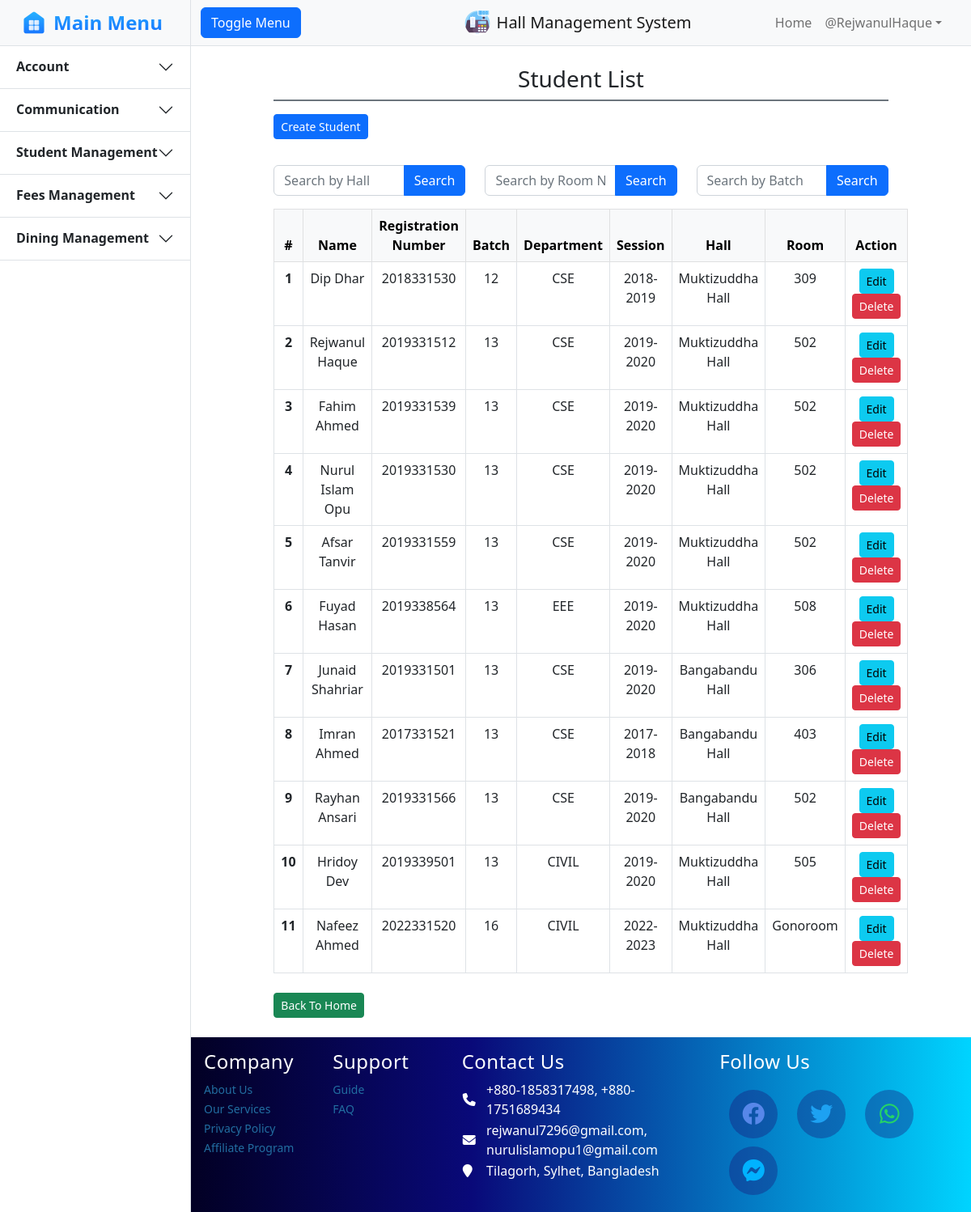
The app's page /student/index/ (signed in) with its own data.
### HallManagementApp/models.py (models this page shows, shortened)
class Student(models.Model):
    room = models.ForeignKey(Room, on_delete=models.SET_NULL, blank = True, null=True)
    userprofile = models.OneToOneField(UserProfile, on_delete=models.SET_NULL, blank=True, null=True)
    name = models.CharField(max_length=100)
    registration_number = models.CharField(max_length=20)
    batch = models.ForeignKey(Batch, on_delete=models.RESTRICT)
    department = models.ForeignKey(Department, on_delete=models.RESTRICT)
    session = models.ForeignKey(Session, on_delete=models.RESTRICT)
    status = models.CharField(choices=STATUS, max_length=20)

class Batch(models.Model):
    name = models.CharField(max_length=50)

class Department(models.Model):
    name = models.CharField(max_length=100)

class Session(models.Model):
    name = models.CharField(max_length=50)

class Room(models.Model):
    hall = models.ForeignKey(Hall, on_delete=models.RESTRICT)
    name = models.CharField(max_length=50)

class Hall(models.Model):
    name = models.CharField(max_length=50)
    def __str__(self):
        return f"{self.name}"

### core/decorators.py (the view)
        def wrapper_func(request, *args, **kwargs):
            group = None
            if request.user.groups.exists():
                group = request.user.groups.all()[0].name
            else:
                return redirect("login")
            if group in allowed_roles:
                return view_func(request, *args, **kwargs)
            else:
                return HttpResponse("You are not authorized to access this page.!!")

### HallManagementApp/templates/studentList1.html (shortened to what this page needs)
{% extends 'core/base/base.html' %}
{% block body %}
<section class="py-4 px-4">
    <div class="row">
        <div class="container col-sm-10">
            <div class="pb-2 d-flex justify-content-center align-items-center border-bottom border-secondary border-2">
                <h3 class="m-0 mx-2">Student List</h3>
            </div>
            <div class="mt-3">
                <a class="btn btn-sm btn-primary" href="{% url 'create_student' %}">Create Student</a>
            </div>
            <div class="mt-3">
                <form method="GET" action="">
                    <div class="row">
                        <div class="mt-3">
                            <form method="GET" action="">
                                <div class="row">
                                    <div class="col-md-4">
                                        <div class="input-group">
                                            <input type="text" class="form-control" placeholder="Search by Hall" name="search_hall_name">
                                            <button type="submit" class="btn btn-primary">Search</button>
                                        </div>
                                    </div>
                                    <div class="col-md-4">
                                        <div class="input-group">
                                            <input type="text" class="form-control" placeholder="Search by Room Number" name="search_room_number">
                                            <button type="submit" class="btn btn-primary">Search</button>
                                        </div>
                                    </div>
                                    <div class="col-md-4">
                                        <div class="input-group">
                                            <input type="text" class="form-control" placeholder="Search by Batch" name="search_batch">
                                            <button type="submit" class="btn btn-primary">Search</button>
                                        </div>
                                    </div>
                                </div>
                            </form>
                        </div>
            <div class="mt-3">
                <table class="table table-bordered table-hover text-center">
                    <thead class="table-light">
                        <tr>
                            <th scope="col">#</th>
                            <th>Name</th>
                            <th>Registration Number</th>
                            <th>Batch</th>
                            <th>Department</th>
                            <th>Session</th>
                            <th>Hall</th>
                            <th>Room</th>
                            <th scope="col" class="text-center">Action</th>
                        </tr>
                    </thead>
                    <tbody>
                        {% for student in students %}
                        <tr>
                            <th scope="row">{{forloop.counter}}</th>
                            <td>{{ student.name }}</td>
                            <td>{{ student.registration_number }}</td>
                            <td>{{ student.batch.name }}</td>
                            <td>{{ student.department.name }}</td>
                            <td>{{ student.session.name }}</td>
                            <td>{{ student.room.hall }}</td>
                            <td>{{ student.room.name }}</td>
                            <td class="text-center">
                                <a class="btn btn-sm btn-info" href="{% url 'edit_student' student.id %}">Edit</a>
                                <form method="POST" class="d-inline" onsubmit="return confirm('Are you sure you want to delete?');" action="{% url 'delete_student' %}">
                                    <button class="btn btn-sm btn-danger" type="submit" >Delete</button>
                                </form>
                            </td>
                        </tr>
                        {% endfor %}
                    </tbody>
                </table>
            </div>
            <div class="">
                <div class="col-md-12 text-left pt-2">
                    <a class="btn btn-success btn-sm" href="/home/">Back To Home</a>
                </div>
            </div>
        </div>
    </div>
</section>
{% endblock %}

### core/static/templates/core/base/base.html (shortened to what this page needs)
{% load static %}
<!DOCTYPE html>
<html lang="en">
    <head>
        <link rel="stylesheet" href="https://cdnjs.cloudflare.com/ajax/libs/font-awesome/6.2.0/css/all.min.css" />
        <link rel="stylesheet" href="https://cdn.jsdelivr.net/npm/bootstrap-icons@1.9.1/font/bootstrap-icons.css">
        <link href="https://cdn.jsdelivr.net/npm/bootstrap@5.2.1/dist/css/bootstrap.min.css" rel="stylesheet">
        <link href="{% static 'core\css\base.css' %}" rel="stylesheet" />
    </head>
    <body>
        <div class="d-flex" id="wrapper">
            <div class="border-end bg-white" id="sidebar-wrapper">
                <div class="sidebar-heading bg-light" style="padding: 8px 0px;">
                    <a href="/" style="padding: 2px;" class="d-flex justify-content-center align-items-center mb-3 mb-md-0 me-md-auto text-dark text-decoration-none">
                        <img src="{% static 'core\images\home.png' %}" alt="" width="32" height="32">
                        <span class="fs-4 fw-bold text-primary mx-2" height="40"
                            style="background: #27B0FF;
                            background: linear-gradient(to bottom, #27B0FF 0%, #187BFF 75%);
                            -webkit-background-clip: text;
                            -webkit-text-fill-color: transparent;">Main Menu</span>
                    </a>
                </div>
                <div class="accordion accordion-flush" id="accordionFlushExample" style="width: 235px;">
                    <div class="accordion-item">
                        <h2 class="accordion-header " id="flush-headingOne">
                            <button class="accordion-button fw-semibold collapsed" type="button" data-bs-toggle="collapse" data-bs-target="#flush-collapseOne" aria-expanded="false" aria-controls="flush-collapseOne">
                                Account
                            </button>
                        </h2>
                    </div>
                    <div class="accordion-item">
                        <h2 class="accordion-header" id="flush-headingTwo">
                            <button class="accordion-button fw-semibold collapsed" type="button" data-bs-toggle="collapse" data-bs-target="#flush-collapseTwo" aria-expanded="false" aria-controls="flush-collapseTwo">
                                Communication
                            </button>
                        </h2>
                    </div>
                    <div class="accordion-item">
                        <h2 class="accordion-header" id="flush-headingThree">
                            <button class="accordion-button fw-semibold collapsed" type="button" data-bs-toggle="collapse" data-bs-target="#flush-collapseThree" aria-expanded="false" aria-controls="flush-collapseThree">
                                Student Management
                            </button>
                        </h2>
                    </div>
                    <div class="accordion-item">
                        <h2 class="accordion-header" id="flush-headingFour">
                            <button class="accordion-button fw-semibold collapsed" type="button" data-bs-toggle="collapse" data-bs-target="#flush-collapseFour" aria-expanded="false" aria-controls="flush-collapseFour">
                                Fees Management
                            </button>
                        </h2>
                    </div>
                    <div class="accordion-item">
                        <h2 class="accordion-header" id="flush-headingFive">
                            <button class="accordion-button fw-semibold collapsed" type="button" data-bs-toggle="collapse" data-bs-target="#flush-collapseFive" aria-expanded="false" aria-controls="flush-collapseFive">
                                Dining Management
                            </button>
                        </h2>
                    </div>
                </div>
            </div>
            <div id="page-content-wrapper" style="min-height: 100vh; margin:0; display:flex; flex-direction:column;">
                <nav class="navbar navbar-expand-lg navbar-light bg-light border-bottom">
                    <div class="container-fluid">
                        <div class="col-4">
                            <button class="btn btn-primary" id="sidebarToggle">Toggle Menu</button>
                        </div>
                        <div class="col-4 d-flex justify-content-center align-items-center text-center">
                            <img src="{% static 'core\images\pos1.png' %}" alt="" width="32" height="32">
                            <a class="navbar-brand mx-2" href="/home/">Hall Management System</a>
                        </div>
                        <div class="col-4 collapse navbar-collapse" id="navbarSupportedContent">
                            <ul class="navbar-nav ms-auto me-3 mt-2 mt-lg-0">
                                <li class="nav-item active"><a class="nav-link" href="/home/">Home</a></li>
                                {% if user.is_authenticated %}
                                    <li class="nav-item dropdown">
                                        <a class="nav-link dropdown-toggle" id="navbarDropdown" href="#" role="button" data-bs-toggle="dropdown" aria-haspopup="true" aria-expanded="false">@{{user.username}}</a>
                                    </li>
                                {% else %}
                                    <div class="d-flex justify-content-center ">
                                        <a class="btn btn-success mx-1" href="{% url 'login' %}">Log In</a>
                                    </div>
                                {% endif %}
                            </ul>
                        </div>
                    </div>
                </nav>
                <div class="" style="flex:1;">
                    {% block body %}{% endblock %}
                </div>
                <div class="" id="footer">
                    <footer class="" style="background: linear-gradient(90deg, rgba(2,0,36,1) 0%, rgba(9,9,121,1) 36%, rgba(0,212,255,1) 100%)!important;">
                        <div class="container text-white p-3 text-white">
                            <div class="row">
                                <div class="foot col-lg-2 col-md-2 col-sm-6">
                                    <h4>Company</h4>
                                    <ul class="list-unstyled">
                                        <li><a href="#">About Us</a></li>
                                        <li><a href="#">Our Services</a></li>
                                        <li><a href="#">Privacy Policy</a></li>
                                        <li><a href="#">Affiliate Program</a></li>
                                    </ul>
                                </div>
                                <div class="foot col-lg-2 col-md-2 col-sm-6">
                                    <h4>Support</h4>
                                    <ul class="list-unstyled">
                                        <li><a href="#">Guide</a></li>
                                        <li><a href="#">FAQ</a></li>
                                    </ul>
                                </div>
                                <div class="foot foot2 col-lg-4 col-md-2 col-sm-6">
                                    <h4>Contact Us</h4>
                                    <table border="0" class="pt-3">
                                        <tr>
                                            <th width="10%"><i class="fa fa-phone" aria-hidden="true"></i></th>
                                            <td> +880-1858317498, +880-1751689434</td>
                                        </tr>
                                        <tr>
                                            <th width="10%"><i class="fa fa-envelope" aria-hidden="true"></i></th>
                                            <td> rejwanul7296@gmail.com, nurulislamopu1@gmail.com</td>
                                        </tr>
                                        <tr>
                                            <th width="10%"><i class="fa fa-map-marker" aria-hidden="true"></i></th>
                                            <td> Tilagorh, Sylhet, Bangladesh</td>
                                        </tr>
                                    </table>
                                </div>
                                <div class="foot foot2 col-lg-4 col-md-4 col-sm-6">
                                    <h4>Follow Us</h4>
                                    <ul class="social-icons nav justify-content-right mt-3">
                                        <li class="nav-item"><a class="nav-link social link" href="https://www.facebook.com/"><i class="fab fa-facebook fa-2x mt-2" style="color: #5787e9" aria-hidden="true"></i></a></li>
                                        <li class="nav-item"><a class="nav-link social link" href="https://twitter.com/"><i class="fab fa-twitter fa-2x mt-2" style="color: #1DA1F2" aria-hidden="true"></i></a></li>
                                        <li class="nav-item"><a class="nav-link social link" href="https://web.whatsapp.com/"><i class="fab fa-whatsapp fa-2x mt-2" style="color: #25D366" aria-hidden="true"></i></a></li>
                                        <li class="nav-item"><a class="nav-link social link" href="https://www.messenger.com/"><i class="fab fa-facebook-messenger fa-2x mt-2" style="color: #00B2FF" aria-hidden="true"></i></a></li>
                                    </ul>
                                </div>
                            </div>
                        </div>
                    </footer>
                </div>
            </div>
        </div>
    </body>
</html>

### records on screen
Student: name "Dip Dhar", registration_number "2018331530", batch.name "12", department.name "CSE", session.name "2018-2019", room.hall "Muktizuddha Hall", room.name "309"
Student: name "Rejwanul Haque", registration_number "2019331512", batch.name "13", department.name "CSE", session.name "2019-2020", room.hall "Muktizuddha Hall", room.name "502"
Student: name "Fahim Ahmed", registration_number "2019331539", batch.name "13", department.name "CSE", session.name "2019-2020", room.hall "Muktizuddha Hall", room.name "502"
Student: name "Nurul Islam Opu", registration_number "2019331530", batch.name "13", department.name "CSE", session.name "2019-2020", room.hall "Muktizuddha Hall", room.name "502"
Student: name "Afsar Tanvir", registration_number "2019331559", batch.name "13", department.name "CSE", session.name "2019-2020", room.hall "Muktizuddha Hall", room.name "502"
Student: name "Fuyad Hasan", registration_number "2019338564", batch.name "13", department.name "EEE", session.name "2019-2020", room.hall "Muktizuddha Hall", room.name "508"
Student: name "Junaid Shahriar", registration_number "2019331501", batch.name "13", department.name "CSE", session.name "2019-2020", room.hall "Bangabandu Hall", room.name "306"
Student: name "Imran Ahmed", registration_number "2017331521", batch.name "13", department.name "CSE", session.name "2017-2018", room.hall "Bangabandu Hall", room.name "403"
Student: name "Rayhan Ansari", registration_number "2019331566", batch.name "13", department.name "CSE", session.name "2019-2020", room.hall "Bangabandu Hall", room.name "502"
Student: name "Hridoy Dev", registration_number "2019339501", batch.name "13", department.name "CIVIL", session.name "2019-2020", room.hall "Muktizuddha Hall", room.name "505"
Student: name "Nafeez Ahmed", registration_number "2022331520", batch.name "16", department.name "CIVIL", session.name "2022-2023", room.hall "Muktizuddha Hall", room.name "Gonoroom"

### other values on screen
{{ user.username }} "RejwanulHaque"
